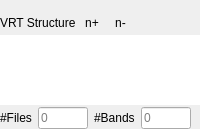
  <widget class="QWidget" name="centralwidget">
   <layout class="QVBoxLayout" name="verticalLayout_3">
    <property name="spacing">
     <number>2</number>
    </property>
    <property name="leftMargin">
     <number>0</number>
    </property>
    <property name="topMargin">
     <number>0</number>
    </property>
    <property name="rightMargin">
     <number>0</number>
    </property>
    <property name="bottomMargin">
     <number>0</number>
    </property>
    <item>
     <widget class="QgsMessageBar" name="messageBar">
      <property name="frameShape">
       <enum>QFrame::NoFrame</enum>
      </property>
      <property name="frameShadow">
       <enum>QFrame::Raised</enum>
      </property>
      <property name="lineWidth">
       <number>0</number>
      </property>
     </widget>
    </item>
    <item>
     <widget class="QFrame" name="btnBarVRT">
      <property name="frameShape">
       <enum>QFrame::NoFrame</enum>
      </property>
      <property name="frameShadow">
       <enum>QFrame::Raised</enum>
      </property>
      <layout class="QHBoxLayout" name="horizontalLayout_2">
       <property name="spacing">
        <number>2</number>
       </property>
       <property name="leftMargin">
        <number>0</number>
       </property>
       <property name="topMargin">
        <number>10</number>
       </property>
       <property name="rightMargin">
        <number>0</number>
       </property>
       <property name="bottomMargin">
        <number>0</number>
       </property>
       <item>
        <widget class="QLabel" name="label_21">
         <property name="text">
          <string>VRT Structure</string>
         </property>
        </widget>
       </item>
       <item>
        <widget class="QToolButton" name="btnExpandAllVRT">
         <property name="toolTip">
          <string>Expand nodes</string>
         </property>
         <property name="text">
          <string>n+</string>
         </property>
         <property name="icon">
          <iconset resource="../../../QGIS/images/images.qrc">
           <normaloff>:/images/themes/default/mActionExpandTree.svg</normaloff>:/images/themes/default/mActionExpandTree.svg</iconset>
         </property>
         <property name="autoRaise">
          <bool>true</bool>
         </property>
        </widget>
       </item>
       <item>
        <widget class="QToolButton" name="btnCollapseAllVRT">
         <property name="toolTip">
          <string>Collapse nodes</string>
         </property>
         <property name="text">
          <string>n-</string>
         </property>
         <property name="icon">
          <iconset resource="../../../QGIS/images/images.qrc">
           <normaloff>:/images/themes/default/mActionCollapseTree.svg</normaloff>:/images/themes/default/mActionCollapseTree.svg</iconset>
         </property>
         <property name="autoRaise">
          <bool>true</bool>
         </property>
        </widget>
       </item>
       <item>
        <spacer name="horizontalSpacer">
         <property name="orientation">
          <enum>Qt::Horizontal</enum>
         </property>
         <property name="sizeHint" stdset="0">
          <size>
           <width>40</width>
           <height>20</height>
          </size>
         </property>
        </spacer>
       </item>
      </layout>
     </widget>
    </item>
    <item>
     <widget class="VRTRasterTreeView" name="treeViewVRT">
      <property name="sizePolicy">
       <sizepolicy hsizetype="Expanding" vsizetype="Expanding">
        <horstretch>0</horstretch>
        <verstretch>1</verstretch>
       </sizepolicy>
      </property>
      <property name="acceptDrops">
       <bool>true</bool>
      </property>
      <property name="styleSheet">
       <string notr="true">QTreeView::item:selected {
    background-color: yellow;
	color:black;
}</string>
      </property>
      <property name="frameShape">
       <enum>QFrame::NoFrame</enum>
      </property>
      <property name="sizeAdjustPolicy">
       <enum>QAbstractScrollArea::AdjustToContentsOnFirstShow</enum>
      </property>
      <property name="dragEnabled">
       <bool>true</bool>
      </property>
      <property name="dragDropMode">
       <enum>QAbstractItemView::DragDrop</enum>
      </property>
      <property name="defaultDropAction">
       <enum>Qt::MoveAction</enum>
      </property>
      <property name="alternatingRowColors">
       <bool>true</bool>
      </property>
      <property name="selectionMode">
       <enum>QAbstractItemView::ExtendedSelection</enum>
      </property>
      <property name="headerHidden">
       <bool>false</bool>
      </property>
      <attribute name="headerVisible">
       <bool>true</bool>
      </attribute>
      <attribute name="headerShowSortIndicator" stdset="0">
       <bool>true</bool>
      </attribute>
     </widget>
    </item>
    <item>
     <layout class="QHBoxLayout" name="horizontalLayout">
      <property name="spacing">
       <number>6</number>
      </property>
      <property name="topMargin">
       <number>0</number>
      </property>
      <item>
       <widget class="QLabel" name="label_15">
        <property name="sizePolicy">
         <sizepolicy hsizetype="Preferred" vsizetype="Preferred">
          <horstretch>0</horstretch>
          <verstretch>0</verstretch>
         </sizepolicy>
        </property>
        <property name="text">
         <string>#Files</string>
        </property>
       </widget>
      </item>
      <item>
       <widget class="QLineEdit" name="tbSourceFileCount">
        <property name="sizePolicy">
         <sizepolicy hsizetype="Preferred" vsizetype="Preferred">
          <horstretch>0</horstretch>
          <verstretch>0</verstretch>
         </sizepolicy>
        </property>
        <property name="minimumSize">
         <size>
          <width>25</width>
          <height>0</height>
         </size>
        </property>
        <property name="maximumSize">
         <size>
          <width>50</width>
          <height>16777215</height>
         </size>
        </property>
        <property name="toolTip">
         <string>Total number of source files used in the virtual file</string>
        </property>
        <property name="readOnly">
         <bool>true</bool>
        </property>
        <property name="placeholderText">
         <string>0</string>
        </property>
       </widget>
      </item>
      <item>
       <widget class="QLabel" name="label_14">
        <property name="sizePolicy">
         <sizepolicy hsizetype="Preferred" vsizetype="Preferred">
          <horstretch>0</horstretch>
          <verstretch>0</verstretch>
         </sizepolicy>
        </property>
        <property name="text">
         <string>#Bands</string>
        </property>
       </widget>
      </item>
      <item>
       <widget class="QLineEdit" name="tbVRTBandCount">
        <property name="sizePolicy">
         <sizepolicy hsizetype="Preferred" vsizetype="Preferred">
          <horstretch>0</horstretch>
          <verstretch>0</verstretch>
         </sizepolicy>
        </property>
        <property name="minimumSize">
         <size>
          <width>25</width>
          <height>0</height>
         </size>
        </property>
        <property name="maximumSize">
         <size>
          <width>50</width>
          <height>16777215</height>
         </size>
        </property>
        <property name="toolTip">
         <string>Total number of virtual bands</string>
        </property>
        <property name="readOnly">
         <bool>true</bool>
        </property>
        <property name="placeholderText">
         <string>0</string>
        </property>
       </widget>
      </item>
      <item>
       <spacer name="horizontalSpacer_5">
        <property name="orientation">
         <enum>Qt::Horizontal</enum>
        </property>
        <property name="sizeHint" stdset="0">
         <size>
          <width>0</width>
          <height>20</height>
         </size>
        </property>
       </spacer>
      </item>
     </layout>
    </item>
    <item>
     <spacer name="verticalSpacer_2">
      <property name="orientation">
       <enum>Qt::Vertical</enum>
      </property>
      <property name="sizeHint" stdset="0">
       <size>
        <width>0</width>
        <height>0</height>
       </size>
      </property>
     </spacer>
    </item>
   </layout>
  </widget>
